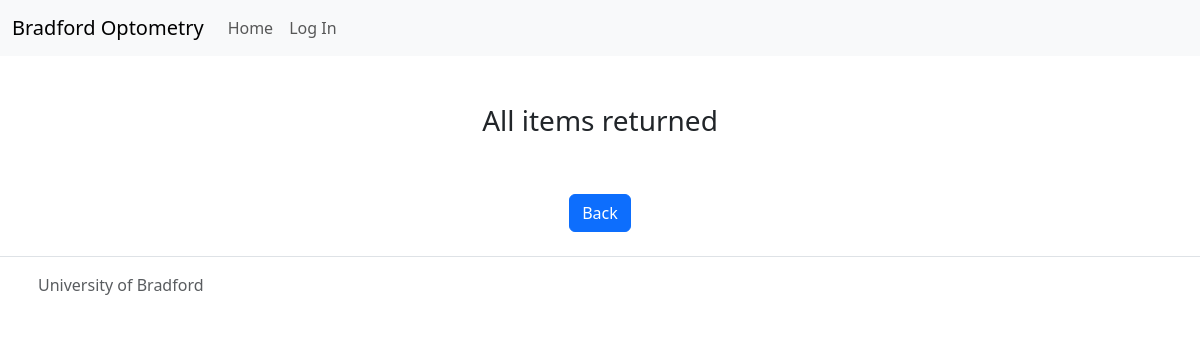
Before: /list/not_returned with the older database file.
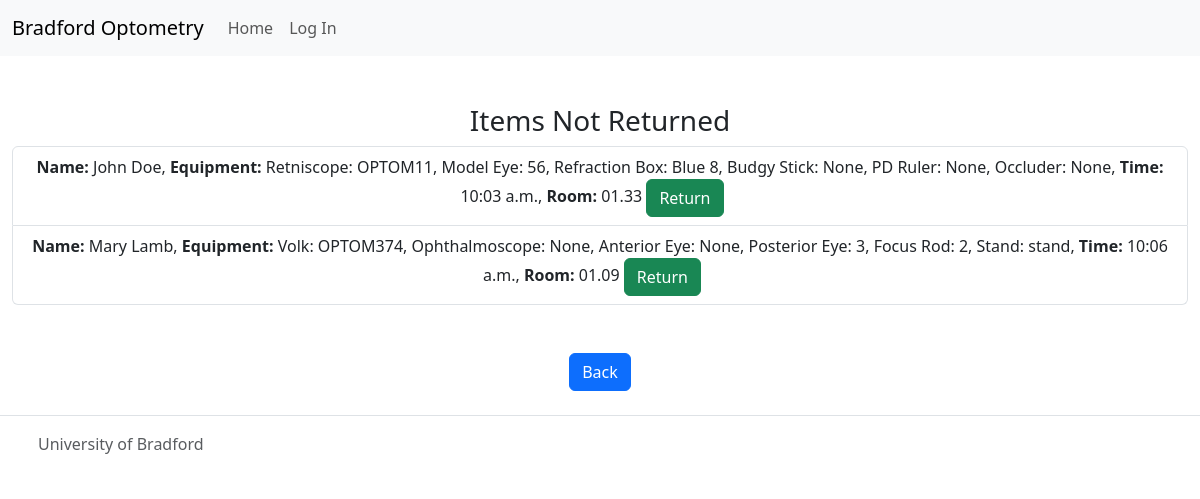
After: the same page with the newer database file.
### loan/models.py (models this page shows, shortened)
class Loan(models.Model):
    student = models.ForeignKey(Student, on_delete=models.CASCADE)
    equipment = models.CharField(max_length=250)
    date = models.DateField(auto_now_add=True)
    time_taken = models.TimeField(auto_now_add=True)
    time_returned = models.TimeField(auto_now_add=False, default='12:00')
    room = models.CharField(max_length=10, default="0.00")
    equipment_returned = models.CharField(max_length=250, default="None")
    all_returned = models.BooleanField(default=False)

class Student(models.Model):
    name = models.CharField(max_length=150)
    surname = models.CharField(max_length=150)
    student_nr = models.CharField(max_length=15)

### list/views.py (the view)
# urls.py: path('not_returned', views.not_returned, name='not_returned'),
def not_returned(request):
    list = Loan.objects.filter(all_returned=False)
    return render(request, 'not_returned.html', {'list': list})

### templates/not_returned.html
{% extends 'base.html' %}
{% load static %}
{% block content %}
  <div class="row justify-content-center mt-5">
    <div class="col justify-content-center d-grid" >
    {% if list|length > 0 %}
     <h3>Items Not Returned</h3>
      <ul class="list-group">
        {% for item in list %}
        <li class="list-group-item">
          <strong>Name:</strong> {{item.student.name}} {{item.student.surname}},
          <strong>Equipment:</strong> {{item.equipment}},
          <strong>Time:</strong> {{item.time_taken}},
          <strong>Room:</strong> {{item.room}}
          <a class="btn btn-success me-3" href="{% url 'returns' item.pk %}">
            Return
          </a>
        </li>
        {% endfor %}
      </ul>
      {% else %}
      <h3>All items returned</h3>
      {% endif %}
    </div>
  </div>
  <a class="btn btn-primary mt-5" href="{% url 'list' %}">Back</a>
{% endblock %}

### templates/base.html (shortened to what this page needs)
<!DOCTYPE html>
<html lang="en">
<head>
    <link href="https://cdn.jsdelivr.net/npm/bootstrap@5.3.1/dist/css/bootstrap.min.css" rel="stylesheet">
</head>
<body>
    <nav class="navbar navbar-expand-lg bg-body-tertiary">
        <div class="container-fluid">
          <a class="navbar-brand" href="{% url 'home' %}">Bradford Optometry</a>
          <div class="collapse navbar-collapse me-2" id="navbarNavAltMarkup">
            <div class="navbar-nav">
              <a class="nav-link" href="{% url 'home' %}">Home</a>
              {% if user.is_authenticated %}
              <a class="nav-link" href="{% url 'loan' %}">Loan</a>
              <a class="nav-link" href="{% url 'list' %}">List</a>
              <a class="nav-link" href="{% url 'account_logout' %}">Log Out</a>
              {% else %}
              <a class="nav-link" href="{% url 'account_login' %}">Log In</a>
              {% endif %}
            </div>
          </div>
        </div>
      </nav>
    <div class="container-fluid text-center">
        {% block content %}
        {% endblock %}
      </div>
      <footer class="d-flex flex-wrap justify-content-between align-items-center py-3 my-4 border-top">
        <div class="col-md-4 d-flex align-items-center">
          <a href="/" class="mb-3 me-2 mb-md-0 text-body-secondary text-decoration-none lh-1">
            <svg class="bi" width="30" height="24"><use xlink:href="#bootstrap"/></svg>
          </a>
          <span class="mb-3 mb-md-0 text-body-secondary">University of Bradford</span>
        </div>
      </footer>
</body>
</html>

Changed rows visible on the page:
added Loan: student.name "John", student.surname "Doe", equipment "Retniscope: OPTOM11, Model Eye: 56, Refraction Box: Blue 8, Budgy Stick: None, PD Ruler: None, Occluder: None", time_taken "10:03 a.m.", room "01.33"
added Loan: student.name "Mary", student.surname "Lamb", equipment "Volk: OPTOM374, Ophthalmoscope: None, Anterior Eye: None, Posterior Eye: 3, Focus Rod: 2, Stand: stand", time_taken "10:06 a.m.", room "01.09"
Other visible differences:
text no longer shown: "All items returned"
text now shown: "Items Not Returned"
